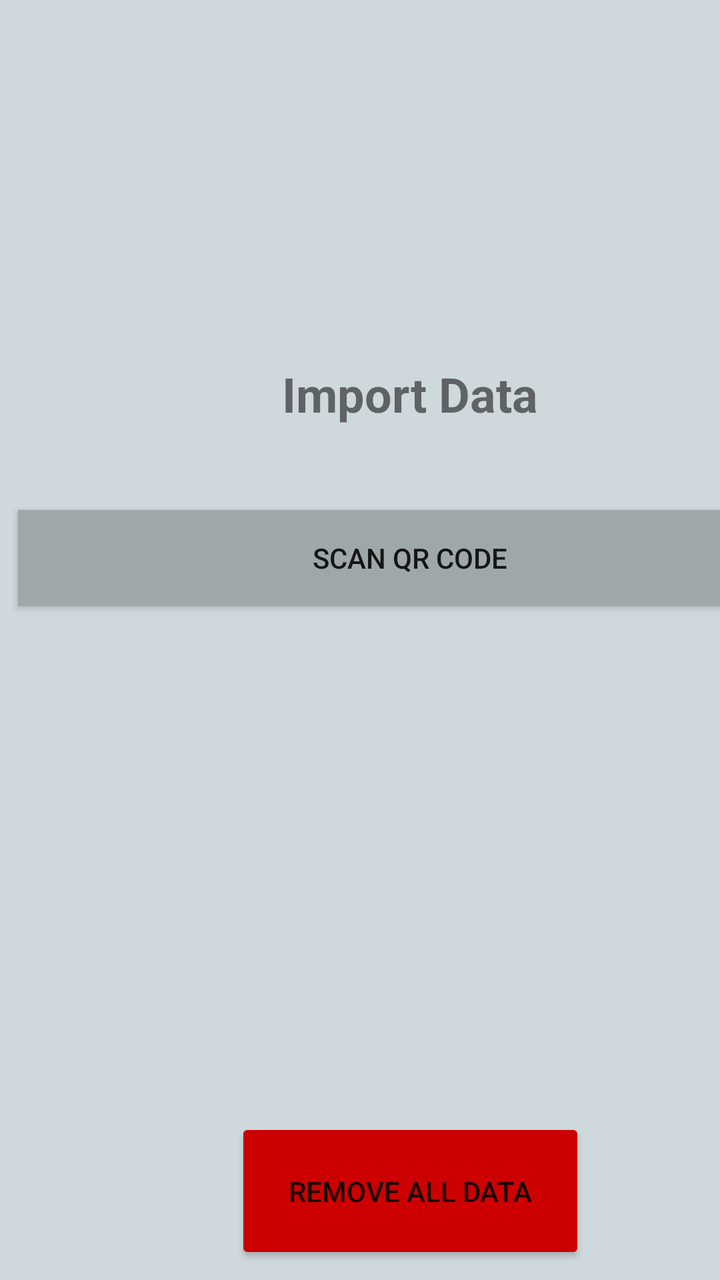
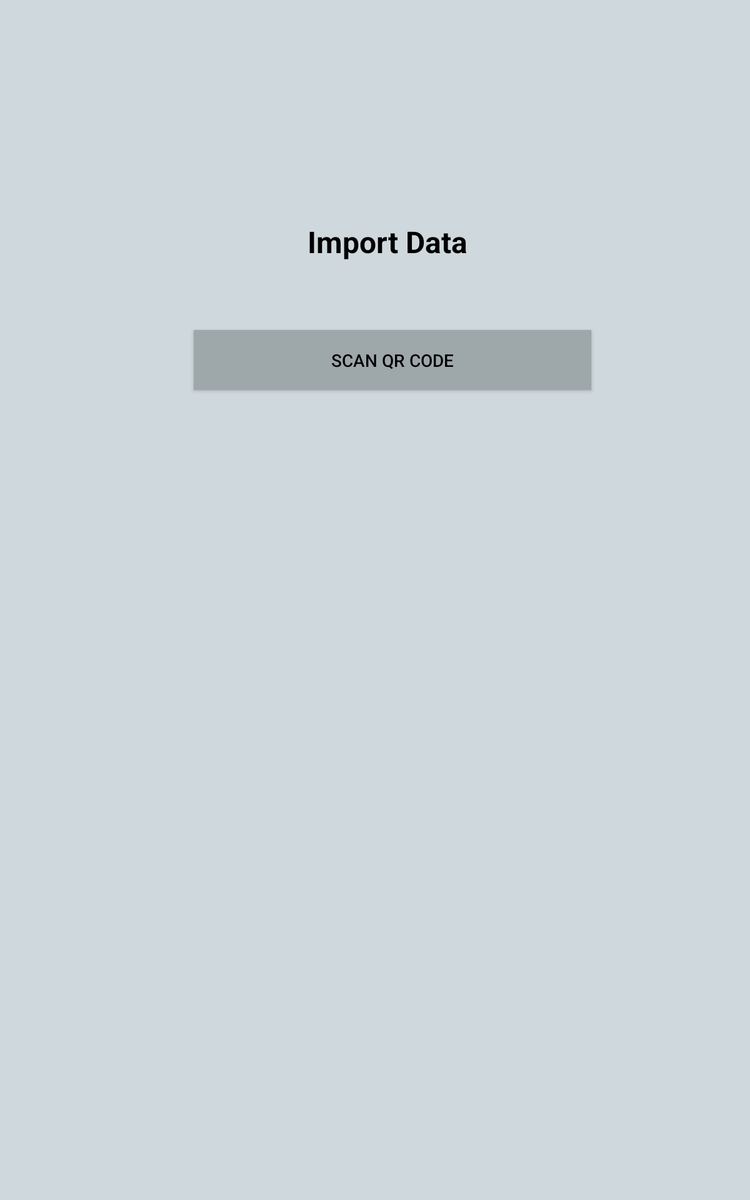

An Android layout and its configuration variant, each rendered on a device that would load it. The default file and the variant file are quoted in full after the pictures.
<!-- AndroidManifest.xml: application theme AppTheme -->
<!-- res/layout/masterdevice.xml -->
<?xml version="1.0" encoding="utf-8"?>
<android.support.v4.widget.DrawerLayout
    xmlns:android="http://schemas.android.com/apk/res/android"
    xmlns:app="http://schemas.android.com/apk/res-auto"
    xmlns:tools="http://schemas.android.com/tools"
    android:id="@+id/drawer_layout"
    android:layout_width="match_parent"
    android:layout_height="match_parent"
    tools:context=".MasterDevice">

   <android.support.constraint.ConstraintLayout
    android:layout_width="match_parent"
    android:layout_height="match_parent"
    android:background="#cfd8dc">

    <Button
        android:id="@+id/qr_code"
        android:layout_width="0dp"
        android:layout_height="48dp"
        android:layout_marginStart="8dp"
        android:layout_marginTop="8dp"
        android:layout_marginEnd="8dp"
        android:layout_marginBottom="8dp"
        android:background="#9ea7aa"
        android:onClick="qr_code"
        android:text="@string/scan_qr_code"
        app:layout_constraintBottom_toTopOf="@+id/guideline"
        app:layout_constraintEnd_toStartOf="@+id/guideline4"
        app:layout_constraintHorizontal_bias="0.0"
        app:layout_constraintStart_toStartOf="@+id/guideline3"
        app:layout_constraintTop_toTopOf="@+id/guideline2"
        app:layout_constraintVertical_bias="0.371" />

    <TextView
        android:id="@+id/qr_desc"
        android:layout_width="wrap_content"
        android:layout_height="wrap_content"
        android:layout_marginStart="8dp"
        android:layout_marginEnd="8dp"
        android:layout_marginBottom="8dp"
        android:text="@string/import_text"
        android:textSize="24sp"
        android:textStyle="bold"
        app:layout_constraintBottom_toTopOf="@+id/guideline2"
        app:layout_constraintEnd_toStartOf="@+id/guideline4"
        app:layout_constraintStart_toStartOf="@+id/guideline3" />

    <android.support.constraint.Guideline
        android:id="@+id/guideline"
        android:layout_width="wrap_content"
        android:layout_height="wrap_content"
        android:orientation="horizontal"
        app:layout_constraintGuide_begin="355dp" />

    <android.support.constraint.Guideline
        android:id="@+id/guideline2"
        android:layout_width="wrap_content"
        android:layout_height="wrap_content"
        android:orientation="horizontal"
        app:layout_constraintGuide_begin="221dp" />

    <android.support.constraint.Guideline
        android:id="@+id/guideline3"
        android:layout_width="wrap_content"
        android:layout_height="wrap_content"
        android:orientation="vertical"
        app:layout_constraintGuide_begin="1dp" />

    <android.support.constraint.Guideline
        android:id="@+id/guideline4"
        android:layout_width="wrap_content"
        android:layout_height="wrap_content"
        android:orientation="vertical"
        app:layout_constraintGuide_begin="409dp" />

    <Button
        android:id="@+id/remove_data"
        android:layout_width="175dp"
        android:layout_height="73dp"
        android:layout_marginStart="8dp"
        android:layout_marginTop="8dp"
        android:layout_marginEnd="8dp"
        android:layout_marginBottom="8dp"
        android:backgroundTint="@android:color/holo_red_dark"
        android:onClick="delete"
        android:text="@string/remove_data"
        app:layout_constraintBottom_toBottomOf="parent"
        app:layout_constraintEnd_toStartOf="@+id/guideline4"
        app:layout_constraintStart_toStartOf="@+id/guideline3"
        app:layout_constraintTop_toTopOf="@+id/guideline"
        app:layout_constraintVertical_bias="1.0" />

</android.support.constraint.ConstraintLayout>

<android.support.design.widget.NavigationView
android:id="@+id/nav_view"
android:layout_width="wrap_content"
android:layout_height="match_parent"
android:layout_gravity="start"
android:fitsSystemWindows="true"
app:menu="@menu/drawer_view"/>

    </android.support.v4.widget.DrawerLayout>
<!-- resources referenced by this layout -->
<resources>
  <string name="import_text">Import Data</string>
  <string name="remove_data">Remove all Data</string>
  <string name="scan_qr_code">Scan QR Code</string>
  <style name="AppTheme" parent="Theme.AppCompat.Light.NoActionBar">
          
          <item name="colorPrimary">@color/colorPrimary</item>
          <item name="colorPrimaryDark">@color/colorPrimaryDark</item>
          <item name="colorAccent">@color/colorAccent</item>
      </style>
  <color name="colorPrimary">#008577</color>
  <color name="colorPrimaryDark">#00574B</color>
  <color name="colorAccent">#D81B60</color>
</resources>
<!-- res/layout-sw600dp/masterdevice.xml (the repository's variant of the layout above) -->
<!-- drawn on a 7-inch tablet held upright -->
<?xml version="1.0" encoding="utf-8"?>
<android.support.v4.widget.DrawerLayout
    xmlns:android="http://schemas.android.com/apk/res/android"
    xmlns:app="http://schemas.android.com/apk/res-auto"
    xmlns:tools="http://schemas.android.com/tools"
    android:id="@+id/drawer_layout"
    android:layout_width="match_parent"
    android:layout_height="match_parent"
    tools:context=".MasterDevice">

    <android.support.constraint.ConstraintLayout
        android:layout_width="match_parent"
        android:layout_height="match_parent"
        android:background="#cfd8dc">

        <Button
            android:id="@+id/qr_code"
            android:layout_width="0dp"
            android:layout_height="48dp"
            android:layout_marginStart="8dp"
            android:layout_marginTop="8dp"
            android:layout_marginEnd="8dp"
            android:layout_marginBottom="8dp"
            android:background="#9ea7aa"
            android:onClick="qr_code"
            android:text="@string/scan_qr_code"
            android:textColor="@color/black"
            app:layout_constraintBottom_toTopOf="@+id/guideline"
            app:layout_constraintEnd_toStartOf="@+id/guideline4"
            app:layout_constraintStart_toStartOf="@+id/guideline3"
            app:layout_constraintTop_toTopOf="@+id/guideline2" />

        <TextView
            android:id="@+id/qr_desc"
            android:layout_width="136dp"
            android:layout_height="36dp"
            android:layout_marginStart="8dp"
            android:layout_marginEnd="8dp"
            android:layout_marginBottom="8dp"
            android:text="@string/import_text"
            android:textColor="@color/black"
            android:textSize="24sp"
            android:textStyle="bold"
            app:layout_constraintBottom_toTopOf="@+id/guideline2"
            app:layout_constraintEnd_toStartOf="@+id/guideline4"
            app:layout_constraintStart_toStartOf="@+id/guideline3" />

    <android.support.constraint.Guideline
        android:id="@+id/guideline"
        android:layout_width="wrap_content"
        android:layout_height="wrap_content"
        android:orientation="horizontal"
        app:layout_constraintGuide_begin="355dp" />

    <android.support.constraint.Guideline
        android:id="@+id/guideline2"
        android:layout_width="wrap_content"
        android:layout_height="wrap_content"
        android:orientation="horizontal"
        app:layout_constraintGuide_begin="221dp" />

    <android.support.constraint.Guideline
        android:id="@+id/guideline3"
        android:layout_width="wrap_content"
        android:layout_height="wrap_content"
        android:orientation="vertical"
        app:layout_constraintGuide_begin="147dp" />

    <android.support.constraint.Guideline
        android:id="@+id/guideline4"
        android:layout_width="wrap_content"
        android:layout_height="wrap_content"
        android:orientation="vertical"
        app:layout_constraintGuide_begin="481dp" />

</android.support.constraint.ConstraintLayout>

<android.support.design.widget.NavigationView
android:id="@+id/nav_view"
android:layout_width="wrap_content"
android:layout_height="match_parent"
android:layout_gravity="start"
android:fitsSystemWindows="true"
app:menu="@menu/drawer_view"/>

    </android.support.v4.widget.DrawerLayout>
<!-- resources referenced by the variant -->
<!-- as a 7-inch tablet held upright resolves them -->
<resources>
  <color name="black">#000000</color>
  <string name="import_text">Import Data</string>
  <string name="scan_qr_code">Scan QR Code</string>
  <style name="AppTheme" parent="Theme.AppCompat.Light.NoActionBar">
          
          <item name="colorPrimary">@color/colorPrimary</item>
          <item name="colorPrimaryDark">@color/colorPrimaryDark</item>
          <item name="colorAccent">@color/colorAccent</item>
      </style>
  <color name="colorPrimary">#008577</color>
  <color name="colorPrimaryDark">#00574B</color>
  <color name="colorAccent">#D81B60</color>
</resources>
